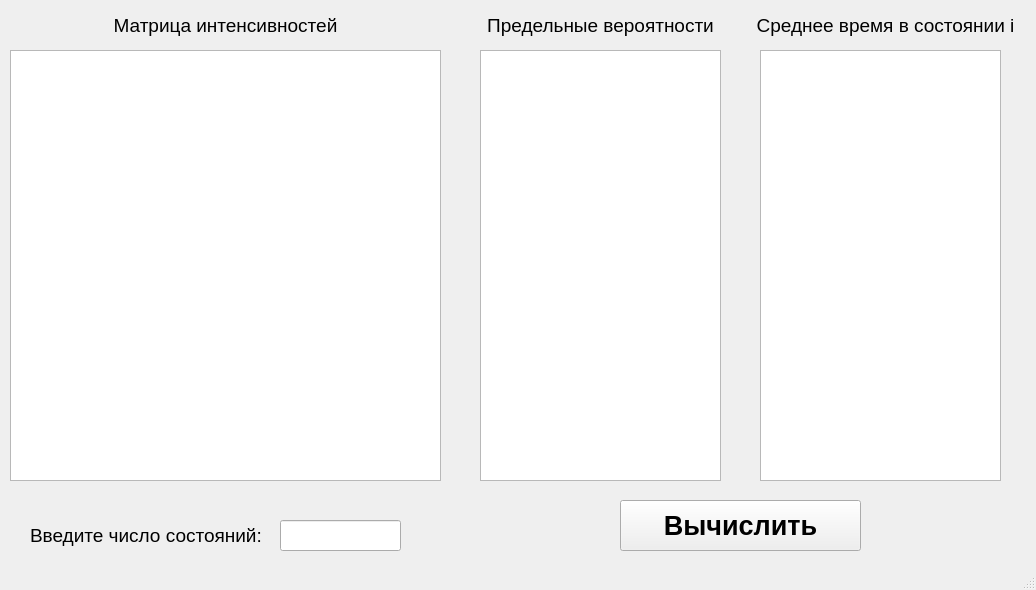
<?xml version="1.0" encoding="UTF-8"?>
<ui version="4.0">
 <class>MainWindow</class>
 <widget class="QMainWindow" name="MainWindow">
  <property name="geometry">
   <rect>
    <x>0</x>
    <y>0</y>
    <width>1036</width>
    <height>590</height>
   </rect>
  </property>
  <property name="windowTitle">
   <string>MainWindow</string>
  </property>
  <widget class="QWidget" name="centralwidget">
   <widget class="QTableWidget" name="InputTableWidget">
    <property name="geometry">
     <rect>
      <x>10</x>
      <y>50</y>
      <width>431</width>
      <height>431</height>
     </rect>
    </property>
    <property name="verticalScrollBarPolicy">
     <enum>Qt::ScrollBarAlwaysOff</enum>
    </property>
    <property name="horizontalScrollBarPolicy">
     <enum>Qt::ScrollBarAlwaysOff</enum>
    </property>
    <property name="sizeAdjustPolicy">
     <enum>QAbstractScrollArea::AdjustToContents</enum>
    </property>
    <attribute name="horizontalHeaderMinimumSectionSize">
     <number>10</number>
    </attribute>
    <attribute name="horizontalHeaderDefaultSectionSize">
     <number>10</number>
    </attribute>
   </widget>
   <widget class="QLabel" name="label">
    <property name="geometry">
     <rect>
      <x>30</x>
      <y>520</y>
      <width>241</width>
      <height>31</height>
     </rect>
    </property>
    <property name="font">
     <font>
      <pointsize>14</pointsize>
     </font>
    </property>
    <property name="text">
     <string>Введите число состояний:</string>
    </property>
   </widget>
   <widget class="QLineEdit" name="StatesCountLineEdit">
    <property name="geometry">
     <rect>
      <x>280</x>
      <y>520</y>
      <width>121</width>
      <height>31</height>
     </rect>
    </property>
   </widget>
   <widget class="QLabel" name="label_2">
    <property name="geometry">
     <rect>
      <x>10</x>
      <y>10</y>
      <width>431</width>
      <height>31</height>
     </rect>
    </property>
    <property name="font">
     <font>
      <pointsize>14</pointsize>
     </font>
    </property>
    <property name="text">
     <string>Матрица интенсивностей</string>
    </property>
    <property name="alignment">
     <set>Qt::AlignCenter</set>
    </property>
   </widget>
   <widget class="QTableWidget" name="PossibilityTableWidget">
    <property name="geometry">
     <rect>
      <x>480</x>
      <y>50</y>
      <width>241</width>
      <height>431</height>
     </rect>
    </property>
    <attribute name="horizontalHeaderMinimumSectionSize">
     <number>10</number>
    </attribute>
    <attribute name="horizontalHeaderDefaultSectionSize">
     <number>10</number>
    </attribute>
   </widget>
   <widget class="QLabel" name="label_3">
    <property name="geometry">
     <rect>
      <x>480</x>
      <y>10</y>
      <width>241</width>
      <height>31</height>
     </rect>
    </property>
    <property name="font">
     <font>
      <pointsize>14</pointsize>
     </font>
    </property>
    <property name="text">
     <string>Предельные вероятности</string>
    </property>
    <property name="alignment">
     <set>Qt::AlignCenter</set>
    </property>
   </widget>
   <widget class="QPushButton" name="CalcPushButton">
    <property name="geometry">
     <rect>
      <x>620</x>
      <y>500</y>
      <width>241</width>
      <height>51</height>
     </rect>
    </property>
    <property name="font">
     <font>
      <pointsize>20</pointsize>
      <weight>75</weight>
      <bold>true</bold>
     </font>
    </property>
    <property name="text">
     <string>Вычислить</string>
    </property>
   </widget>
   <widget class="QTableWidget" name="AverageTimeTableWidget">
    <property name="geometry">
     <rect>
      <x>760</x>
      <y>50</y>
      <width>241</width>
      <height>431</height>
     </rect>
    </property>
    <attribute name="horizontalHeaderMinimumSectionSize">
     <number>10</number>
    </attribute>
    <attribute name="horizontalHeaderDefaultSectionSize">
     <number>10</number>
    </attribute>
   </widget>
   <widget class="QLabel" name="label_4">
    <property name="geometry">
     <rect>
      <x>750</x>
      <y>10</y>
      <width>271</width>
      <height>31</height>
     </rect>
    </property>
    <property name="font">
     <font>
      <pointsize>14</pointsize>
     </font>
    </property>
    <property name="text">
     <string>Среднее время в состоянии i</string>
    </property>
    <property name="alignment">
     <set>Qt::AlignCenter</set>
    </property>
   </widget>
  </widget>
  <widget class="QStatusBar" name="statusbar"/>
 </widget>
 <resources/>
 <connections/>
</ui>
